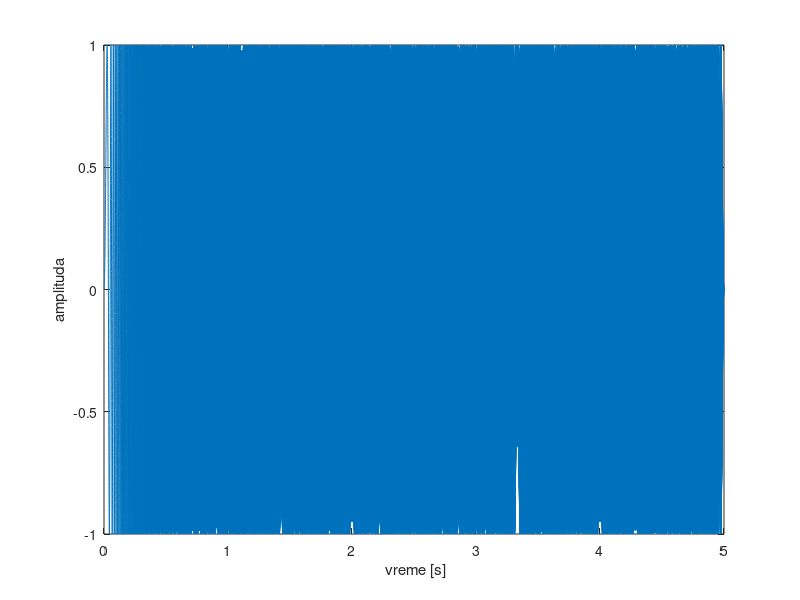

MATLAB code for this plot: (Note: this script raises an error after producing the figure.)
close all
clear all
clc
%intro

%%
%tacka 6

%parametri signala
fs = 8000;          %freq odabiranja [Hz]
Ts = 1/fs;          %period odabiranja
t = 0 : Ts : 5;     %vreme u [s]
N = length(t);      %broj odbiraka
tetha0 = 0;         %pocetna faza - arbitratno uzeta za 0
f0 = 0;             %ucestanost u pocetnom trenutku, zadato 0
beta = fs/10;       %nagib linearne funkcije po kojoj raste f, zadato 5/2

%generianje signala
xChi =  sin (tetha0 + 2*pi*(f0.*t + beta/2 .*t.^2));
figure('NumberTitle', 'off', 'Name', 'chirp signal');
plot(t,xChi), axis('xy'), ylabel('amplituda'), xlabel (' vreme [s]' );

%pustanje ovog signala na zvucnicima
chirpAudio = audioplayer(xChi, fs);
chirpAudio.play;

pause
%%
%tacka 7

%decimacija
xChi2 = xChi(1:2:N);
xChi5 = xChi(1:5:N); 
 
chirp2Audio = audioplayer(xChi2,fs/2);
chirp5Audio = audioplayer(xChi5,fs/5);

chirp2Audio.play;
pause
chirp5Audio.play;
pause
%%
%tacka 8
%@brief:    spektogrami

%Hamingov prozor
nfft = 4096; 
window_width = nfft;
overlap_num = 3/4*window_width;

ws = hamming(window_width);

%racunanje spektrograma
[B,frequencies,times] = spectrogram(xChi, ws, overlap_num, nfft, fs);
B_dB = 20*log10(abs(B)); %u dB

% prikaz spektrograma orginalnog signala

figure
imagesc(times, frequencies(1:end/4), B_dB(1:end/4,:));
axis('xy');
xlabel('vreme [s]');
ylabel('ucestanost [Hz]');
title(['Spektrogram za T = ' num2str(1000*window_width/fs) ' ms']);

pause

%racunanje spektrograma decimiranih signala
[B,frequencies,times] = spectrogram(bconv, ws, overlap_num, nfft, fs);
B_dB = 20*log10(abs(B)); %u dB

% prikaz spektrograma
figure
imagesc(times, frequencies(1:end/4), B_dB(1:end/4,:));
axis('xy');
xlabel('vreme [s]');
ylabel('ucestanost [Hz]');
title(['Spektrogram za T = ' num2str(1000*window_width/fs) ' ms']);

pause
%%
%tacka 9

clear all
close all
clc

%ucitavanje signala x
[x,fs] = audioread('dz1_signali\chopin.wav');

%Hamingov prozor
nfft = 4096; 
window_width = nfft;
overlap_num = 3/4*window_width;

ws = hamming(window_width);

%racunanje spektrograma
[B,frequencies,times] = spectrogram(x, ws, overlap_num, nfft, fs);
B_dB = 20*log10(abs(B)); %u dB

% prikaz spektrograma
figure;
imagesc(times, frequencies(1:end/4), B_dB(1:end/4,:));
axis('xy');
xlabel('vreme [s]');
ylabel('ucestanost [Hz]');
title(['Spektrogram za T = ' num2str(1000*window_width/fs) ' ms']);

pause
%%
%tacka 10

%koliko puta je smanjena ucestanost odabiranja
%uzimam svaki n-ti odbirak
n=24;

xd = x(1:n:length(x));

%nova ucestanost je n puta manja
fs_d=fs/n;

time = length(xd)/(fs_d);  %u sekundama
t = 1/fs_d:1/fs_d:time;

pause

%Hamingov prozor
nfft = 4096; 
window_width = nfft;
overlap_num = 3/4*window_width;

ws = hamming(window_width);

%racunanje spektrograma
[B,frequencies,times] = spectrogram(xd, ws, overlap_num, nfft, fs_d);
B_dB = 20*log10(abs(B)); %u dB

% prikaz spektrograma
figure;
imagesc(times, frequencies(1:end/4), B_dB(1:end/4,:));
axis('xy');
xlabel('vreme [s]');
ylabel('ucestanost [Hz]');
title(['Spektrogram za T = ' num2str(1000*window_width/fs_d) ' ms']);
pause